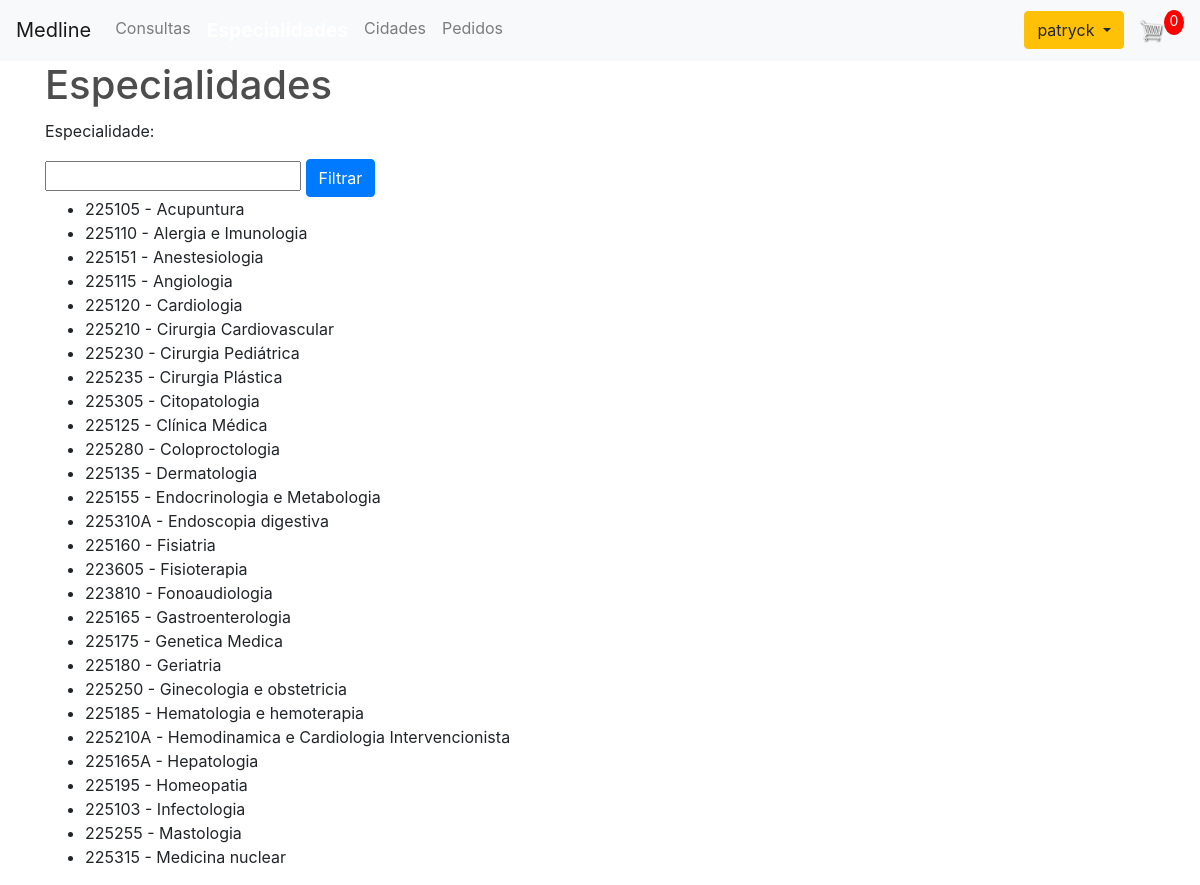
/especialidades/ (signed in), run on the app's committed database.
### consulta/models_login.py (models this page shows, shortened)
class User(AbstractBaseUser, PermissionsMixin):
    username = models.CharField(_('Usuário'), max_length=15, unique=True,
                                null=False, blank=False)
    password = models.CharField(_('Senha'), max_length=128)
    first_name = models.CharField(_('Nome'), max_length=30,
                                  null=False, blank=False)
    last_name = models.CharField(_('Sobrenome'), max_length=30,
                                 null=False, blank=False)
    email = models.EmailField(_('E-mail'), max_length=255, unique=True,
                              validators=[
                                          validators.RegexValidator(re.compile(
                                              '^[\w.@+-]+$'),
                                              _('Enter a valid e-mail'),
                                              _('invalid'))],
                              null=False, blank=False)
    is_active = models.BooleanField(_('active'), default=True)
    is_staff = models.BooleanField(_('staff'), default=False)
    is_admin = models.BooleanField(_('admin'), default=False)
    is_superuser = models.BooleanField(_('superuser'), default=False)
    date_joined = models.DateTimeField(_('date joined'), default=timezone.now)
    objects = UserManager()
    USERNAME_FIELD = 'username'
    REQUIRED_FIELDS = ['first_name', 'last_name', 'email']
    class Meta:
        verbose_name = _('user')
        verbose_name_plural = _('users')

### consulta/models.py (models this page shows, shortened)
class Especialidades(models.Model):
    tipos = [('225105 - Acupuntura','Médico Acumputurista'),
             ('225110 - Alergia e Imunologia','Médico Alergista e Imunologista'),
             ('225151 - Anestesiologia','Médico anestesiologista'),
             ('225115 - Angiologia','Médico angiologista'),
             ('225120 - Cardiologia','Médico Cardiologista'),
             ('225124A - Cardiologia Pediátrica','Médico Cardiologista'),
             ('225210 - Cirurgia Cardiovascular','Médico Cirurgião Cardiovascular'),
             ('225215 - Cirurgia de Cabeça e Pescoço','Médico cirurgião de cabeça e pescoço'),
             ('225295 - Cirurgia de Mão','Médico cirurgião da mão'),
             ('225225 - Cirurgia Geral ','Médico cirurgião geral '),
             ('225230 - Cirurgia Pediátrica','Médico cirurgião pediátrico'),
             ('225235 - Cirurgia Plástica','Médico cirurgião plástico '),
             ('225305 - Citopatologia','Médico citopatologista'),
             ('225125 - Clínica Médica','Médico clínico'),
             ('225280 - Coloproctologia','Médico proctologista'),
             ('225135 - Dermatologia','Médico dermatologista'),
             ('225155 - Endocrinologia e Metabologia','Médico endocrinologista e metabologista'),
             ('225310A - Endoscopia digestiva','Médico em endoscopia'),
             ('225310B - Endoscopia respiratoria','Médico em endoscopia'),
             ('225160 - Fisiatria','Médico fisiatra'),
             ('223605 - Fisioterapia','Fisioterapeuta geral'),
             ('223810 - Fonoaudiologia','Fonoaudiólogo'),
             ('225165 - Gastroenterologia','Médico gastroenterologista'),
             ('225175 - Genetica Medica','Médico geneticista'),
             ('225180 - Geriatria','Médico geriatra'),
             ('225250 - Ginecologia e obstetricia','Médico ginecologista e obstetra'),
             ('225185 - Hematologia e hemoterapia','Médico Hematologista'),
             ('225210A - Hemodinamica e Cardiologia Intervencionista','Hemodinamica e Cardiologia Intervencionista'),
             ('225165A - Hepatologia','Hepatologia'),
             ('225195 - Homeopatia','Médico Homeopata'),
             ('225103 - Infectologia','Médico infectologista'),
             ('225255 - Mastologia','Médico Mastologista'),
             ('225315 - Medicina nuclear','Médico em medicina nuclear'),
             ('225170 - Medico Clinico Geral','Médico Generalista'),
             ('225109 - Nefrologia','Médico Nefrologista'),
             ('225124H - Neonatologia','Neonatologia'),
             ('225124I - Neurologia pediatrica','Médico neurologista'),
             ('225260 - Neurocirurgia ','Médico neurocirurgião'),
             ('225112 - Neurologia','Médico neurologista'),
             ('225118 - Nutrologia','Médico nutrologista'),
             ('225265 - Oftalmologia','Médico oftalmologista'),
             ('225121 - Oncologia','Médico oncologista clínico'),
             ('225270 - Ortopedia e traumatologia','Médico ortopedista e traumatologista'),
             ('225275 - Otorrinolaringologia','Médico otorrinolaringologista'),
             ('225335 - Patologia clínica/Medicina laboratorial','Médico patologista clínico /medicina laboratorial'),
             ('225124 - Pediatria','Médico pediatra'),
             ('225127 - Pneumologia','Médico pneumologista'),
             ('251510 - Psicologia','Psicólogo clínico'),
             ('225133 - Psiquiatria','Médico psiquiatra'),
             ('225320 - Radiologia e diagnóstico por imagem','Médico em radiologia e diagnóstico por imagem'),
             ('225330 - Radioterapia','Médico radioterapeuta'),
             ('225136 - Reumatologia','Médico reumatologista'),
             ('223905 - Terapia ocupacional','Terapeuta ocupacional'),
             ('225285 - Urologia','Médico Médico urologista'),
             ('223268 - Cirurgia e traumatologia buco-maxilo-facial','Cirurgião dentista - traumatologista bucomaxilofacial'),
             ('223208 - Dentista clinico geral','Cirurgião dentista - clínico geral'),
             ('223212 - Endodontia','Cirurgião dentista - endodontista'),
             ('223220 - Estomatologia','Cirurgião dentista - estomatologista'),
             ('223224 - Implantodontia','Cirurgião dentista - implantodontista'),
             ('223236 - Odontopediatria','Cirurgião dentista - odontopediatra'),
             ('223240 - Ortodontia','Cirurgião dentista - ortopedista e ortodontista'),
             ('223248 - Periodontia','Cirurgião dentista - periodontista'),
             ('223256 - Protese dentaria','Cirurgião dentista - protesista'),
             ('223260 - Imaginologia odontologica','Imaginologia odontologica'),
             ('225220 - Cirurgia do aparelho digestivo','Médico cirurgião do aparelho digestivo'),
             ('225240 - Cirurgia toracica','Médico cirurgião torácico'),
             ('225124B - Endocrinologia pediatrica','Médico endocrinologista e metabologista'),
             ('223845 - Foniatria','Fonoaudiólogo'),
             ('225124C - Gastroenterologia pediatrica','Médico gastroenterologista'),
             ('225124D - Hematologia e hemoterapia pediatrica','Médico Hematologista'),
             ('225124E - Medicina do adolescente','Medicina do adolescente'),
             ('225150 - Medicina intensiva','Médico em medicina intensiva'),
             ('225124F - Medicina intensiva pediatrica','Médico em medicina intensiva'),
             ('225124G - Nefrologia pediatrica','Médico Nefrologista'),
             ('223710 - Nutricionista','Nutricionista'),
             ('225290 - Oncologia cirurgica','Médico oncologista clínico'),
             ('225122 - Oncologia pediatrica','Médico oncologista clínico'),
             ('225124K - Pneumologia pediatrica','Médico pneumologista'),
             ('225133A - Psiquiatria da infancia eda adolescencia','Psicopedagogo'),
             ('225124L - Reumatologia pediatrica','Médico reumatologista'),
             ('223280 - Dentistica','Dentistica'),
             ('223284 - Disfuncao temporomandibular e dor orafacial.','Cirurgião dentista - disfunção temporomandibular e dor orofacial'),
             ('223228 - Odontogeriatria','Cirurgião dentista - odontogeriatra'),
             ('223288 - Odontologia para pacientes com necessidades especiais','Cirurgião dentista - odontologia para pacientes com necessidades especiais'),
             ('223284A - Ortopedia funcional dos maxilares','Ortopedia funcional dos maxilares'),
             ('999999 - Medicamentos Hospitalares','Medicamentos Hospitalares'),
             ('999999A - Opme','Opme'),
             ('225151A - Dor','Dor'),
             ('225112A - Medicina do Sono','Medicina do Sono'),
             ('225203 - Cirurgia Vascular','Médico em cirurgia vascular'),
             ('225310 - Endoscopia','Médico em endoscopia'),
             ('225160A - Medicina Fisica e Reabilitação','Medicina Fisica e Reabilitação'),
             ('225325 - patologia','Médico patologista'),
             ('251605 - Assistente social ','Assistente social '),
             ('223505 - Enfermagem','Técnico de enfermagem'),
             ('999999B - Não Informado','CBO desconhecido ou não informado pelo solicitante'),
            ]
    especialidade = models.CharField(max_length=100, choices=tipos)
    class Meta:
        verbose_name = 'Especialidade'
        verbose_name_plural = 'Especialidades'

### consulta/views.py (the view)
# urls.py: path('especialidades/', v.especialidades, name="especialidades"),
def especialidades(request):
    if request.user.is_authenticated:
        paciente = request.user.pacientes
        compras, created = Compras.objects.get_or_create(id_paciente=paciente, complete=False)
        items = compras.compras_consulta_set.all()
        cartItems = compras.get_cart_items
    especialidades = Especialidades.objects.all()
    filtro_especialidade = EspecialidadeFilter(request.GET, queryset=especialidades)
    especialidades = filtro_especialidade.qs
    context={'cartItems':cartItems,'filtro_especialidade':filtro_especialidade,
            'especialidades':especialidades
            }
    return render(request, 'especialidades.html', context)

### consulta/models.py (called while the page is built)
    @property
    def get_cart_items(self):
        comprasitems = self.compras_consulta_set.all()
        total = sum([item.quantity for item in comprasitems])
        return total

### consulta/templates/especialidades.html (shortened to what this page needs)
{% extends 'base.html' %}
{% load static %}
{% block links %}
<link rel="stylesheet" type="text/css" href="{% static 'css/especialidades.css' %}">
{% endblock %}
{% block main %}
    <div class="container">
        <h1>Especialidades</h1>
    <form method="get">
                <p>Especialidade:</p>
                {{filtro_especialidade.form.especialidade}}
                <button class="btn btn-primary" type="submit">Filtrar</button>
    </form>
    <div class="row">
        <div class="col-md-12">
            <ul>
            {% for especialidade in especialidades %}
                <li>{{especialidade.especialidade}} </li>
            {% endfor %}
            </ul>
        </div>
    </div>
    </div>
{% endblock main %}

### consulta/templates/base.html (shortened to what this page needs)
{% load static %}
<!DOCTYPE html>
<html lang="pt-br">
<head>
    <link rel="stylesheet" type="text/css" href="{% static 'css/base.css' %}">
    <link rel="stylesheet" href="https://stackpath.bootstrapcdn.com/bootstrap/4.5.2/css/bootstrap.min.css"
>
    {% block links %} {% endblock %}
</head>
<body>
    <header>
        <nav class="navbar navbar-expand-lg navbar-light bg-light">
            {% if request.user.pacientes.role == 'medico' %}
            <a class="navbar-brand" href="#">
                <img src="{% static 'imagens/doctor_perfil.png' %}" width="30" height="30"
                    class="d-inline-block align-top" alt="doctor" loading="lazy">
                Medline Médicos
            </a>
            {% else %}
            <a class="navbar-brand" href="{% url 'home' %}">Medline</a>
            {% endif %}
            <div class="collapse navbar-collapse" id="navbarSupportedContent">
                <ul class="navbar-nav mr-auto">
                    {% if request.user.pacientes.role == 'paciente' %}
                    <li class="nav-item">
                        <a class="nav-link consultas-paciente" href="{% url 'consultas' %}">Consultas</a>
                    </li>
                    <li class="nav-item">
                        <a class="nav-link especialidade" href="{% url 'especialidades' %}">Especialidades </a>
                    </li>
                    <li class="nav-item">
                        <a class="nav-link cidade" href="{% url 'cidades' %}">Cidades </a>
                    </li>
                    <li class="nav-item">
                        <a class="nav-link pedidos" href="{% url 'pedidos' %}">Pedidos </a>
                    </li>
                    {% endif %}
                </ul>
                <div class="form-inline my-2 my-lg-0">
                    {% if user.is_authenticated %}
                    <div class="btn-group">
                        <button type="button" class="btn btn-warning dropdown-toggle" data-toggle="dropdown"
                            aria-haspopup="true" aria-expanded="false">
                            {{request.user}}
                        </button>
                    </div>
                    {% else %}
                    <a href="{% url 'login_request' %}" class="btn btn-warning" id="logout">Entrar</a>
                    {% endif %}
                    {% if request.user.pacientes.role == 'paciente' %}
                    <a href="{% url 'carrinho' %}">
                        <img id="cart-icon" src="{% static 'imagens/cart.png' %}">
                    </a>
                    <p id="cart-total">{{ cartItems }}</p>
                    {% endif %}
                </div>
            </div>
        </nav>
    </header>
    {% block main %}
    {% endblock main %}
</body>
</html>

### static/css/base.css (style rules this page uses)
body { background-color: hsl(0, 0%, 98%); }
h1,h2,h3,h4,h5,h6 { color:hsl(0, 0%, 30%); }
#cart-icon { width:25px; display: inline-block; margin-left: 15px; }
#cart-total { display: block; text-align: center; color:#fff; background-color: red; width: 20px; height: 25px; border-radius: 50%; font-size: 14px; }
.btn { border-radius: 0; }
form { margin-top: 10px; }

### static/css/especialidades.css (style rules this page uses)
.especialidade { font-size: 1.20rem; color: #fff !important; font-weight: 700; }

### data on the page
User: user "patryck"
Especialidades: especialidade "225105 - Acupuntura"
Especialidades: especialidade "225110 - Alergia e Imunologia"
Especialidades: especialidade "225151 - Anestesiologia"
Especialidades: especialidade "225115 - Angiologia"
Especialidades: especialidade "225120 - Cardiologia"
Especialidades: especialidade "225210 - Cirurgia Cardiovascular"
Especialidades: especialidade "225230 - Cirurgia Pediátrica"
Especialidades: especialidade "225235 - Cirurgia Plástica"
Especialidades: especialidade "225305 - Citopatologia"
Especialidades: especialidade "225125 - Clínica Médica"
Especialidades: especialidade "225280 - Coloproctologia"
Especialidades: especialidade "225135 - Dermatologia"
Especialidades: especialidade "225155 - Endocrinologia e Metabologia"
Especialidades: especialidade "225310A - Endoscopia digestiva"
Especialidades: especialidade "225160 - Fisiatria"
Especialidades: especialidade "223605 - Fisioterapia"
Especialidades: especialidade "223810 - Fonoaudiologia"
Especialidades: especialidade "225165 - Gastroenterologia"
Especialidades: especialidade "225175 - Genetica Medica"
Especialidades: especialidade "225180 - Geriatria"
Especialidades: especialidade "225250 - Ginecologia e obstetricia"
Especialidades: especialidade "225185 - Hematologia e hemoterapia"
Especialidades: especialidade "225210A - Hemodinamica e Cardiologia Intervencionista"
Especialidades: especialidade "225165A - Hepatologia"
Especialidades: especialidade "225195 - Homeopatia"
Especialidades: especialidade "225103 - Infectologia"
Especialidades: especialidade "225255 - Mastologia"
Especialidades: especialidade "225315 - Medicina nuclear"

### other printed values
{{ cartItems }} "0"
